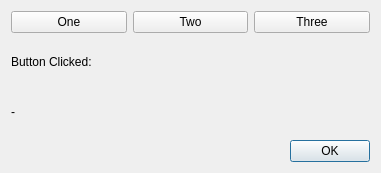
<?xml version="1.0" encoding="UTF-8"?>
<ui version="4.0">
 <class>Dialog</class>
 <widget class="QDialog" name="Dialog">
  <property name="geometry">
   <rect>
    <x>0</x>
    <y>0</y>
    <width>381</width>
    <height>173</height>
   </rect>
  </property>
  <property name="windowTitle">
   <string>Dialog</string>
  </property>
  <layout class="QVBoxLayout" name="verticalLayout_2">
   <item>
    <layout class="QHBoxLayout" name="horizontalLayout">
     <item>
      <widget class="QPushButton" name="btnOne">
       <property name="text">
        <string>One</string>
       </property>
      </widget>
     </item>
     <item>
      <widget class="QPushButton" name="btnTwo">
       <property name="text">
        <string>Two</string>
       </property>
      </widget>
     </item>
     <item>
      <widget class="QPushButton" name="btnThree">
       <property name="text">
        <string>Three</string>
       </property>
      </widget>
     </item>
    </layout>
   </item>
   <item>
    <layout class="QVBoxLayout" name="verticalLayout">
     <item>
      <widget class="QLabel" name="label">
       <property name="text">
        <string>Button Clicked:</string>
       </property>
      </widget>
     </item>
     <item>
      <widget class="QLabel" name="lblButton">
       <property name="text">
        <string>-</string>
       </property>
      </widget>
     </item>
    </layout>
   </item>
   <item>
    <widget class="QDialogButtonBox" name="buttonBox">
     <property name="standardButtons">
      <set>QDialogButtonBox::Ok</set>
     </property>
    </widget>
   </item>
  </layout>
 </widget>
 <resources/>
 <connections/>
</ui>
